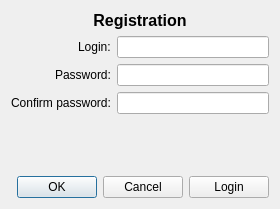
<?xml version="1.0" encoding="UTF-8"?>
<ui version="4.0">
 <class>registrationForm</class>
 <widget class="QDialog" name="registrationForm">
  <property name="geometry">
   <rect>
    <x>0</x>
    <y>0</y>
    <width>280</width>
    <height>209</height>
   </rect>
  </property>
  <property name="sizePolicy">
   <sizepolicy hsizetype="Fixed" vsizetype="Fixed">
    <horstretch>0</horstretch>
    <verstretch>0</verstretch>
   </sizepolicy>
  </property>
  <property name="minimumSize">
   <size>
    <width>280</width>
    <height>200</height>
   </size>
  </property>
  <property name="maximumSize">
   <size>
    <width>280</width>
    <height>209</height>
   </size>
  </property>
  <property name="windowTitle">
   <string>Dialog</string>
  </property>
  <layout class="QVBoxLayout" name="verticalLayout">
   <item>
    <widget class="QLabel" name="registrationLabel">
     <property name="maximumSize">
      <size>
       <width>280</width>
       <height>50</height>
      </size>
     </property>
     <property name="text">
      <string>&lt;html&gt;&lt;head/&gt;&lt;body&gt;&lt;p align=&quot;center&quot;&gt;&lt;span style=&quot; font-size:12pt; font-weight:700;&quot;&gt;Registration&lt;/span&gt;&lt;/p&gt;&lt;/body&gt;&lt;/html&gt;</string>
     </property>
    </widget>
   </item>
   <item>
    <layout class="QGridLayout" name="gridLayout">
     <item row="0" column="0" alignment="Qt::AlignmentFlag::AlignRight">
      <widget class="QLabel" name="loginLabel">
       <property name="text">
        <string>Login:</string>
       </property>
      </widget>
     </item>
     <item row="2" column="1">
      <widget class="QLineEdit" name="confirmPasswordLineEdit">
       <property name="frame">
        <bool>true</bool>
       </property>
       <property name="echoMode">
        <enum>QLineEdit::EchoMode::Password</enum>
       </property>
      </widget>
     </item>
     <item row="1" column="0" alignment="Qt::AlignmentFlag::AlignRight">
      <widget class="QLabel" name="passwordLabel">
       <property name="text">
        <string>Password:</string>
       </property>
      </widget>
     </item>
     <item row="1" column="1">
      <widget class="QLineEdit" name="passwordLineEdit">
       <property name="echoMode">
        <enum>QLineEdit::EchoMode::Password</enum>
       </property>
      </widget>
     </item>
     <item row="2" column="0">
      <widget class="QLabel" name="confirmPasswordLabel">
       <property name="text">
        <string>Confirm password:</string>
       </property>
      </widget>
     </item>
     <item row="0" column="1">
      <widget class="QLineEdit" name="loginLineEdit"/>
     </item>
    </layout>
   </item>
   <item>
    <spacer name="verticalSpacer">
     <property name="orientation">
      <enum>Qt::Orientation::Vertical</enum>
     </property>
     <property name="sizeHint" stdset="0">
      <size>
       <width>20</width>
       <height>40</height>
      </size>
     </property>
    </spacer>
   </item>
   <item>
    <layout class="QHBoxLayout" name="horizontalLayout">
     <item>
      <widget class="QDialogButtonBox" name="dialogButton">
       <property name="standardButtons">
        <set>QDialogButtonBox::StandardButton::Cancel|QDialogButtonBox::StandardButton::Ok</set>
       </property>
      </widget>
     </item>
     <item>
      <widget class="QPushButton" name="LoginBtn">
       <property name="text">
        <string>Login</string>
       </property>
      </widget>
     </item>
    </layout>
   </item>
  </layout>
 </widget>
 <tabstops>
  <tabstop>loginLineEdit</tabstop>
  <tabstop>passwordLineEdit</tabstop>
  <tabstop>confirmPasswordLineEdit</tabstop>
  <tabstop>LoginBtn</tabstop>
 </tabstops>
 <resources/>
 <connections/>
</ui>
